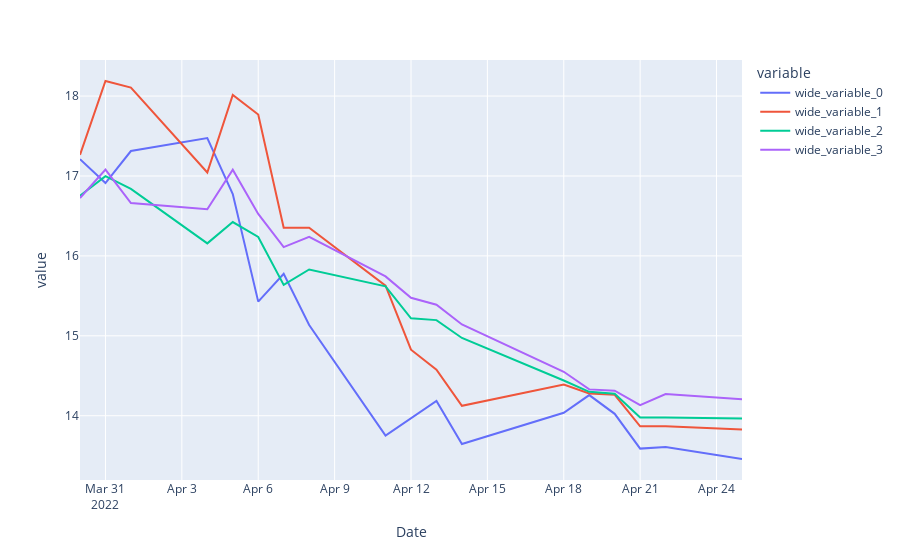

The cell this chart's notebook holds for it:
### Code cell
rf_10 = RandomForestRegressor(random_state=10,criterion='mae', max_depth=5, max_features='sqrt', n_estimators=10)
rf_20 = RandomForestRegressor(random_state=10,criterion='mae', max_depth=5, max_features='sqrt',n_estimators=20)
rf_30 = RandomForestRegressor(random_state=10,criterion='mae', max_depth=5,max_features='sqrt', n_estimators=30)
df = pd.DataFrame(columns = ['MAE', 'MSE', 'R2'], index = ['10','20', '30'])
show_results(df, X_train_cv, X_test_cv, y_train_cv, y_test_cv,rf_10, rf_20,rf_30)

### Figure 1 — Plotly figure (JSON) as saved in the notebook; plotly's stock layout.template omitted (floating-point values rounded to 4 significant figures)
{"data": [{"hovertemplate": "variable=wide_variable_0<br>Date=%{x}<br>value=%{y}<extra></extra>", "legendgroup": "wide_variable_0", "line": {"color": "#636efa", "dash": "solid"}, "mode": "lines", "name": "wide_variable_0", "orientation": "v", "showlegend": true, "type": "scatter", "x": ["2022-03-30T00:00:00", "2022-03-31T00:00:00", "2022-04-01T00:00:00", "2022-04-04T00:00:00", "2022-04-05T00:00:00", "2022-04-06T00:00:00", "2022-04-07T00:00:00", "2022-04-08T00:00:00", "2022-04-11T00:00:00", "2022-04-12T00:00:00", "2022-04-13T00:00:00", "2022-04-14T00:00:00", "2022-04-18T00:00:00", "2022-04-19T00:00:00", "2022-04-20T00:00:00", "2022-04-21T00:00:00", "2022-04-22T00:00:00", "2022-04-25T00:00:00"], "xaxis": "x", "y": [17.21, 16.91, 17.31, 17.47, 16.77, 15.43, 15.78, 15.14, 13.75, 13.97, 14.18, 13.65, 14.04, 14.26, 14.02, 13.59, 13.61, 13.46], "yaxis": "y"}, {"hovertemplate": "variable=wide_variable_1<br>Date=%{x}<br>value=%{y}<extra></extra>", "legendgroup": "wide_variable_1", "line": {"color": "#EF553B", "dash": "solid"}, "mode": "lines", "name": "wide_variable_1", "orientation": "v", "showlegend": true, "type": "scatter", "x": ["2022-03-30T00:00:00", "2022-03-31T00:00:00", "2022-04-01T00:00:00", "2022-04-04T00:00:00", "2022-04-05T00:00:00", "2022-04-06T00:00:00", "2022-04-07T00:00:00", "2022-04-08T00:00:00", "2022-04-11T00:00:00", "2022-04-12T00:00:00", "2022-04-13T00:00:00", "2022-04-14T00:00:00", "2022-04-18T00:00:00", "2022-04-19T00:00:00", "2022-04-20T00:00:00", "2022-04-21T00:00:00", "2022-04-22T00:00:00", "2022-04-25T00:00:00"], "xaxis": "x", "y": [17.26, 18.19, 18.11, 17.04, 18.01, 17.77, 16.35, 16.35, 15.63, 14.83, 14.58, 14.12, 14.39, 14.28, 14.26, 13.87, 13.87, 13.83], "yaxis": "y"}, {"hovertemplate": "variable=wide_variable_2<br>Date=%{x}<br>value=%{y}<extra></extra>", "legendgroup": "wide_variable_2", "line": {"color": "#00cc96", "dash": "solid"}, "mode": "lines", "name": "wide_variable_2", "orientation": "v", "showlegend": true, "type": "scatter", "x": ["2022-03-30T00:00:00", "2022-03-31T00:00:00", "2022-04-01T00:00:00", "2022-04-04T00:00:00", "2022-04-05T00:00:00", "2022-04-06T00:00:00", "2022-04-07T00:00:00", "2022-04-08T00:00:00", "2022-04-11T00:00:00", "2022-04-12T00:00:00", "2022-04-13T00:00:00", "2022-04-14T00:00:00", "2022-04-18T00:00:00", "2022-04-19T00:00:00", "2022-04-20T00:00:00", "2022-04-21T00:00:00", "2022-04-22T00:00:00", "2022-04-25T00:00:00"], "xaxis": "x", "y": [16.75, 17.0, 16.84, 16.16, 16.42, 16.24, 15.64, 15.83, 15.62, 15.22, 15.2, 14.97, 14.44, 14.3, 14.28, 13.98, 13.98, 13.97], "yaxis": "y"}, {"hovertemplate": "variable=wide_variable_3<br>Date=%{x}<br>value=%{y}<extra></extra>", "legendgroup": "wide_variable_3", "line": {"color": "#ab63fa", "dash": "solid"}, "mode": "lines", "name": "wide_variable_3", "orientation": "v", "showlegend": true, "type": "scatter", "x": ["2022-03-30T00:00:00", "2022-03-31T00:00:00", "2022-04-01T00:00:00", "2022-04-04T00:00:00", "2022-04-05T00:00:00", "2022-04-06T00:00:00", "2022-04-07T00:00:00", "2022-04-08T00:00:00", "2022-04-11T00:00:00", "2022-04-12T00:00:00", "2022-04-13T00:00:00", "2022-04-14T00:00:00", "2022-04-18T00:00:00", "2022-04-19T00:00:00", "2022-04-20T00:00:00", "2022-04-21T00:00:00", "2022-04-22T00:00:00", "2022-04-25T00:00:00"], "xaxis": "x", "y": [16.72, 17.08, 16.66, 16.58, 17.08, 16.52, 16.11, 16.24, 15.74, 15.48, 15.39, 15.14, 14.55, 14.33, 14.31, 14.13, 14.27, 14.2], "yaxis": "y"}], "layout": {"legend": {"title": {"text": "variable"}, "tracegroupgap": 0}, "margin": {"t": 60}, "xaxis": {"anchor": "y", "domain": [0, 1], "title": {"text": "Date"}}, "yaxis": {"anchor": "x", "domain": [0, 1], "title": {"text": "value"}}}}
